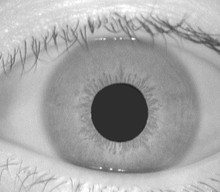
%> input picture Project/test.gif, 220 x 192 px, shrunk from 320 x 280 before the run
$ octave --eval "result = smooth;"   (GNU Octave 9; MATLAB toolbox functions it lacks are replaced by stand-ins)
%> lines starting %> are read from the running program, lines starting %| are printed output that depends on the picture
function [ img ] = smooth( )
%SMOOTH Summary of this function goes here
%   Detailed explanation goes here
    subplot(2,1,1);
    imshow('test.gif');
    img = imread('test.gif');
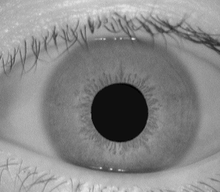
%> img: size 192x220 uint8; min 0, max 224, mean 135.5
    [r c] = size(img);
%> r = 192; c = 220
    for i= 1:r
        for j = 1:c
            sum = 0;
            currentRow = i-2;
            for k = currentRow:currentRow+4
                currentCol = j-2;
                for l = currentCol:currentCol+4
                    if(k<1 || k>r || l<1 || l>c)
                        sum = uint32(sum + 0);
                    else
                        sum = uint32(sum + uint32(img(k,l)));
                    end
                end
            end
            sum = uint32(sum / 25);
            img(i,j) = sum;
        end
    end
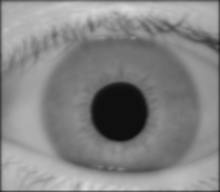
%> img: size 192x220 uint8; min 14, max 217, mean 132.5
%> `result = smooth;`:
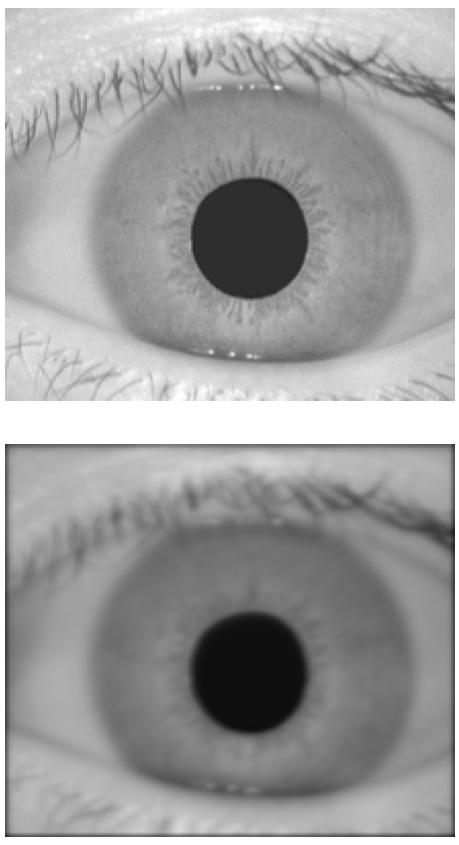
%> figure redrawn from the program's plot data, 2 panels

    subplot(2,1,2);
    imshow(img);
end
